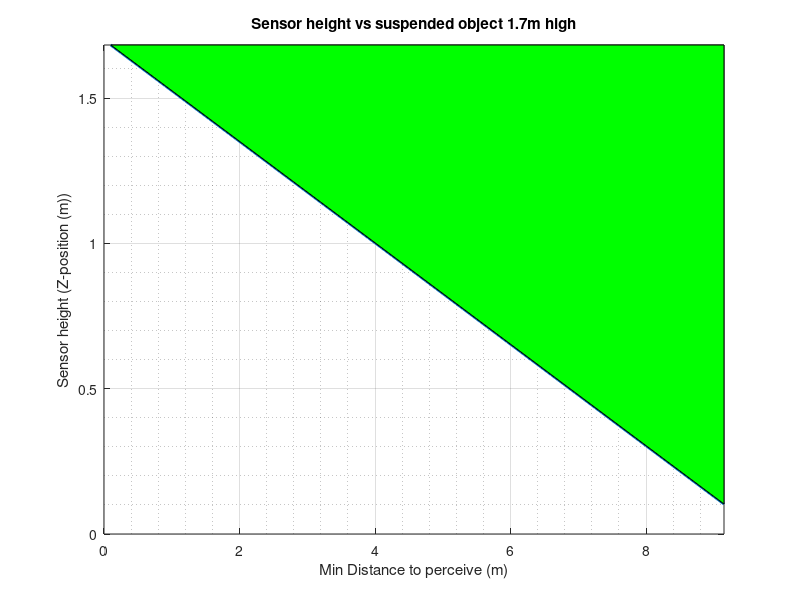

MATLAB code for this plot: (Note: this script raises an error after producing the figure.)
clear all
close all

SenVert = 30;
SenHoriz = 90;
MountAngle = -5; %+ve clockwise
Gamma = 0.1;

Alpha = ((SenVert/2) + MountAngle)*(pi/180);
Beta = ((SenVert/2) - MountAngle)*(pi/180);
Gamma = Gamma*(pi/180);

BLength = 1;
BHeight = 0.4;
WAngle = 45*(pi/180);

GroundPresep = 4;
ObjHeightPersep = 0.3;
ObjHeightPersep2 = 0.1;
ObjDistancePersep = 1.3;
ClrObjHeight = 1.7;

%%%%%%%%%%%%%%%%%%%%%%%%%%%%%%%%%%%%%%%%%%%%%%%%%%%%%%%%%%%%%%%%%%%%%%%%%
%%%%%%%%%%%%%%%%%%%%%%%%%%%%%%%%%%%%%%%%%%%%%%%%%%%%%%%%%%%%%%%%%%%%%%%%%
%%%%%%%%%%%%%%%%%%%%%%%%%%%%%%%%%%%%%%%%%%%%%%%%%%%%%%%%%%%%%%%%%%%%%%%%%

ZPos = linspace(0.1,2.4,461); %increment 5mm
ZPosT = transpose(ZPos);

Height = linspace(0.1,3,291);
HeightT = transpose(Height);

DistanceHi = linspace(0.1,200,3999); %increment 50mm
DistanceHiT = transpose(DistanceHi);

%%%%%%%%%%%%%%%%%%%%%%%%%%%%%%%%%%%%%%%%%%%%%%%%%%%%%%%%%%%%%%%%%%%%%%%%%
%%%%%%%%%%%%%%%%%%%%%%%%%%%%%%%%%%%%%%%%%%%%%%%%%%%%%%%%%%%%%%%%%%%%%%%%%
%%%%%%%%%%%%%%%%%%%%%%%%%%%%%%%%%%%%%%%%%%%%%%%%%%%%%%%%%%%%%%%%%%%%%%%%%

sw = ClrObjHeight - DistanceHi*tan(Alpha-Gamma);
% dmin = (ZPosT - ClrObjHeight)/tan(Alpha);
% d = 3;
% sw = round(sw, d); %// or y = round(x, d, 'decimals')
sw(sw < 0.1) = NaN;
sw(sw > 2.4) = NaN;
swT = transpose(sw);

% swTA = swT;
% swTA(isnan(DistanceHiT)) = 0;
Clri = zeros(2);
% if norm(swTA) > 0
    clrz(1) = min(swT);
    clrz(2) = max(swT);
    clrd(1) = (ClrObjHeight - min(swT))/tan(Alpha-Gamma);
    clrd(2) = (ClrObjHeight - max(swT))/tan(Alpha-Gamma);

    Clri = [clrd(1) clrz(1); clrd(2) clrz(2)];
% end

%%%%%%%%%%%%%%%%%%%%%%%%%%%%%%%%%%%%%%%%%%%%%%%%%%%%%%%%%%%%%%%%%%%%%%%%%
%%%%%%%%%%%%%%%%%%%%%%%%%%%%%%%%%%%%%%%%%%%%%%%%%%%%%%%%%%%%%%%%%%%%%%%%%
%%%%%%%%%%%%%%%%%%%%%%%%%%%%%%%%%%%%%%%%%%%%%%%%%%%%%%%%%%%%%%%%%%%%%%%%%

DistanceHiT(isnan(swT)) = NaN;

figure
Clrh(1) = plot(DistanceHiT,swT,'LineWidth',2');
xlim([0 max(DistanceHiT)])
ylim([0 max(swT)])

% swTA = swT;
% swTA(isnan(swT)) = 0;
% if norm(swTA) > 0
%     hold on
%     h = area(DistanceHiT,swT,max(swT));
%     h(1).FaceColor = [0 0.9 0];
%     alpha(.5)
% end
grid ('on')
grid ('minor')
title(['Sensor height vs suspended object ' num2str(ClrObjHeight) 'm high'])
xlabel('Min Distance to perceive (m)')
ylabel('Sensor height (Z-position (m))')

Clrh(2) = patch([max(DistanceHiT),Clri(1,1),Clri(2,1), max(DistanceHiT)],[Clri(1,2),Clri(1,2),Clri(2,2), Clri(2,2)],'g');
alpha(Clrh(2),.5)

uistack(Clrh(1),'top')